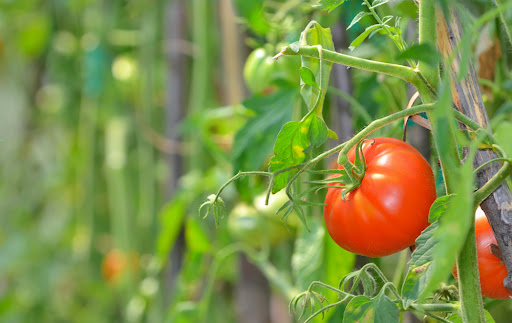
#> input picture tomato/tomato.jpg, 512 x 323 px
$ python tomato.py
#> lines starting #> are read from the running program, lines starting #| are printed output that depends on the picture; after the words box and inside, x2 and y2 are one past the last pixel; in counts of white or black regions, pixels touching at a corner belong together
import cv2
import numpy as np

# GLOBALS
directory = './tomato.jpg'
image = cv2.imread(directory, 1)
#> image is the input picture: shape (323, 512, 3); mean B, G, R 72.4, 144.2, 126.5
aux_img = cv2.imread(directory, 1)
hsv = cv2.cvtColor(image, cv2.COLOR_BGR2HSV)
#> hsv: shape (323, 512, 3); mean H, S, V 41, 133.3, 154.9
kernel1 = np.ones((3, 3), np.uint8)
kernel2 = np.ones((10, 10), np.uint8)

# FILTERS
blur = cv2.blur(image, (2, 2)) #not used in this case
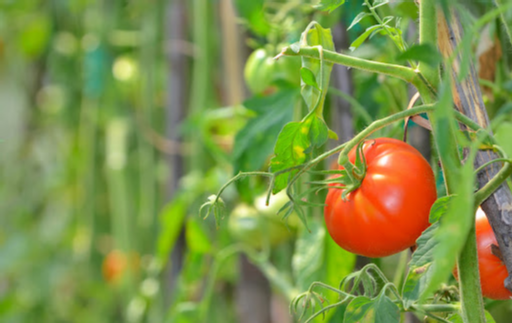
#> blur: shape (323, 512, 3); mean B, G, R 72.8, 144.6, 126.9
median = cv2.medianBlur(image, 11) # not used in this case
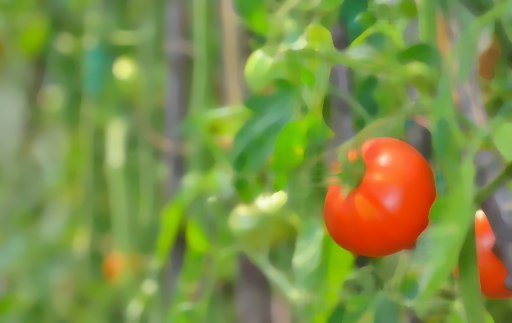
#> median: shape (323, 512, 3); mean B, G, R 71.3, 143.9, 125.8
gaussian = cv2.GaussianBlur(image, (21, 21), 1)

# RED'S MASK
red1 = cv2.inRange(hsv, (0, 50, 200), (10, 255, 255))
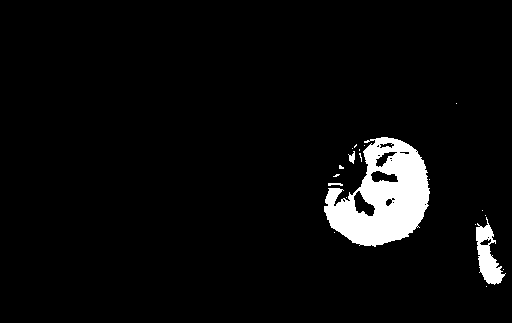
#> red1: shape (323, 512); 4.8% white; 20 white regions (16 under 20 px), largest, box (x1, y1, x2, y2) and area: (324, 137, 430, 247) 6804, (476, 217, 506, 285) 936, (348, 151, 355, 164) 50, (328, 183, 343, 186) 34
red2 = cv2.inRange(hsv, (160, 50, 200), (179, 255, 255))
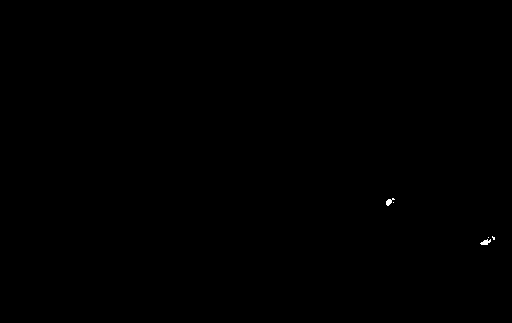
#> red2: shape (323, 512); 0.05% white; 5 white regions (3 under 20 px), largest, box (x1, y1, x2, y2) and area: (480, 239, 491, 245) 40, (386, 198, 395, 206) 36
selection = cv2.add(red1, red2)
#> selection: shape (323, 512); 4.8% white; 20 white regions (16 under 20 px), largest, box (x1, y1, x2, y2) and area: (324, 137, 430, 247) 6841, (476, 217, 506, 285) 985, (348, 151, 355, 164) 50, (328, 183, 343, 186) 34

# TREATMENT
opening = cv2.morphologyEx(selection, cv2.MORPH_OPEN,kernel1)
#> opening: shape (323, 512); 4.7% white; 5 white regions (2 under 20 px), largest, box (x1, y1, x2, y2) and area: (324, 137, 430, 246) 6733, (476, 225, 504, 284) 937, (349, 154, 355, 162) 39
dilation = cv2.dilate(opening, kernel2, iterations=1)
#> dilation: shape (323, 512); 7.2% white; 2 white regions
result = cv2.bitwise_and(gaussian, gaussian, mask=dilation)
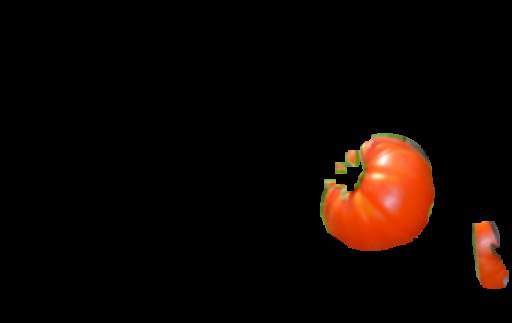
#> result: shape (323, 512, 3); mean B, G, R 2.6, 6.5, 15.3

# CONTORN
gray = cv2.cvtColor(result, cv2.COLOR_BGR2GRAY)
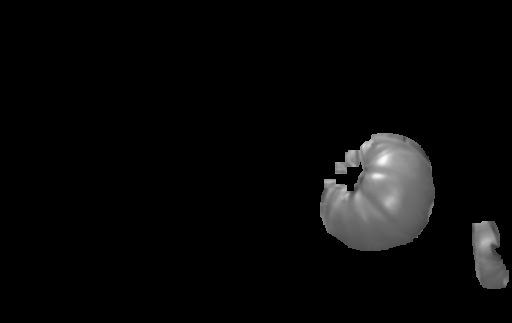
#> gray: shape (323, 512); min 0, max 252, mean 8.7
contorn, _ = cv2.findContours(gray, cv2.RETR_EXTERNAL, cv2.CHAIN_APPROX_SIMPLE)
#> contorn = 2 contours; box (x1, y1, x2, y2) and area: (320, 133, 435, 251) 9850, (472, 221, 509, 289) 1762
output = cv2.drawContours(image, contorn, -1, (255, 0, 0), 3)
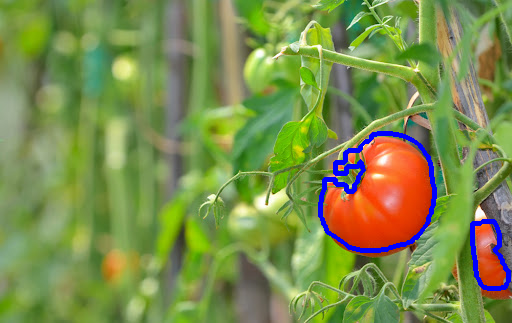
#> output: shape (323, 512, 3); mean B, G, R 76.3, 142.2, 123.9
write = cv2.putText(output,"Tomato",(180,120),cv2.FONT_HERSHEY_TRIPLEX,1,255)

# PRINT STEPS
imgs = [cv2.imshow("INPUT", aux_img),cv2.imshow("Gaussian filter", gaussian), cv2.imshow("Red Mask", selection), cv2.imshow("Treatment", result), cv2.imshow("OUTPUT", write) ]
for i in imgs:
    i
    cv2.waitKey(0)
#> this loop made 5 passes
